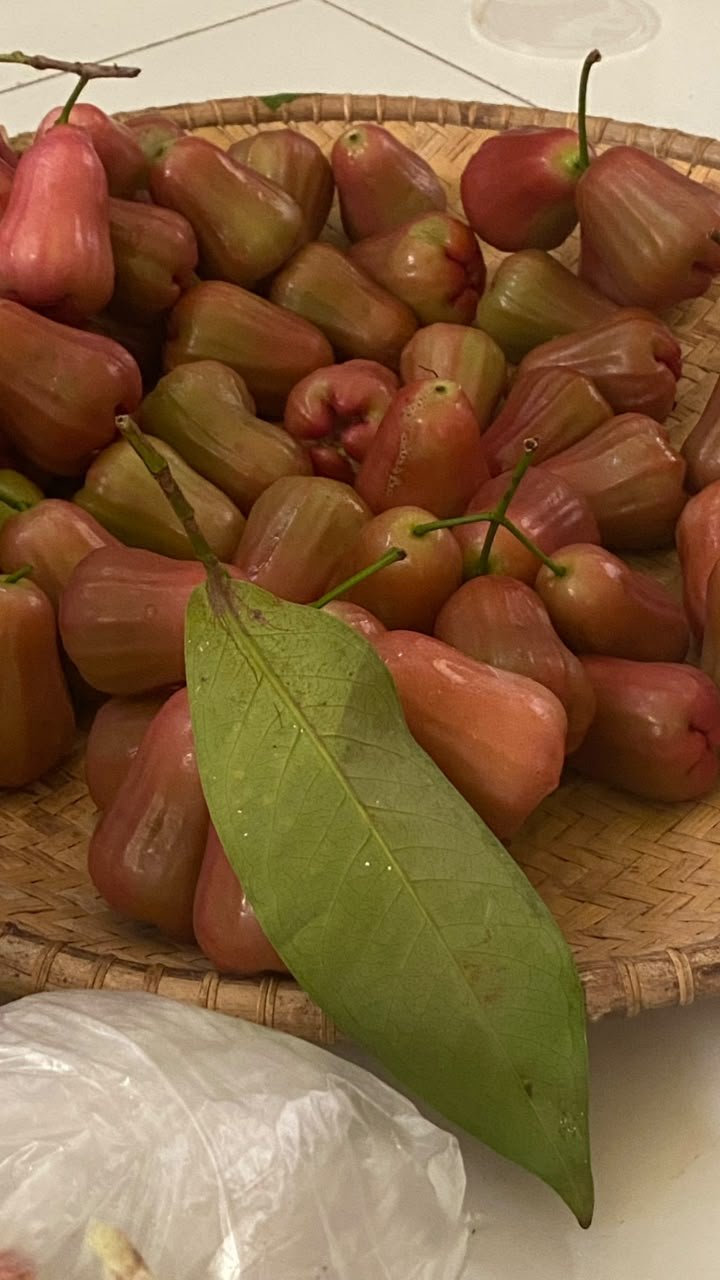
#> input picture deteksi_daun_jambu.jpeg, 720 x 1280 px
$ jupyter execute UAS_PCD_202331224_Rafly_A.ipynb
#> lines starting #> are read from the running program, lines starting #| are printed output that depends on the picture; after the words box and inside, x2 and y2 are one past the last pixel; in counts of white or black regions, pixels touching at a corner belong together
[cell 1]
import cv2
import numpy as np
import matplotlib.pyplot as plt

[cell 2]
# 1. Membaca Citra Asli
image_path = 'deteksi_daun_jambu.jpeg'
img = cv2.imread(image_path)
#> img is the input picture: shape (1280, 720, 3); mean B, G, R 64.8, 99, 132.1

# Konversi warna dari BGR ke RGB (untuk ditampilkan via Matplotlib)
img_rgb = cv2.cvtColor(img, cv2.COLOR_BGR2RGB)

# Konversi citra ke ruang warna HSV untuk proses thresholding/masking
img_hsv = cv2.cvtColor(img, cv2.COLOR_BGR2HSV)
#> img_hsv: shape (1280, 720, 3); mean H, S, V 16, 151.9, 132.2

[cell 3]
# 2. Pembuatan Mask Buah (Jambu Air - Kemerahan)
# Warna merah di HSV berada di dua ujung (0-20 dan 160-180).
# Kita buat dua mask lalu digabung.
lower_red1 = np.array([0, 40, 40])
upper_red1 = np.array([20, 255, 255])
mask_red1 = cv2.inRange(img_hsv, lower_red1, upper_red1)
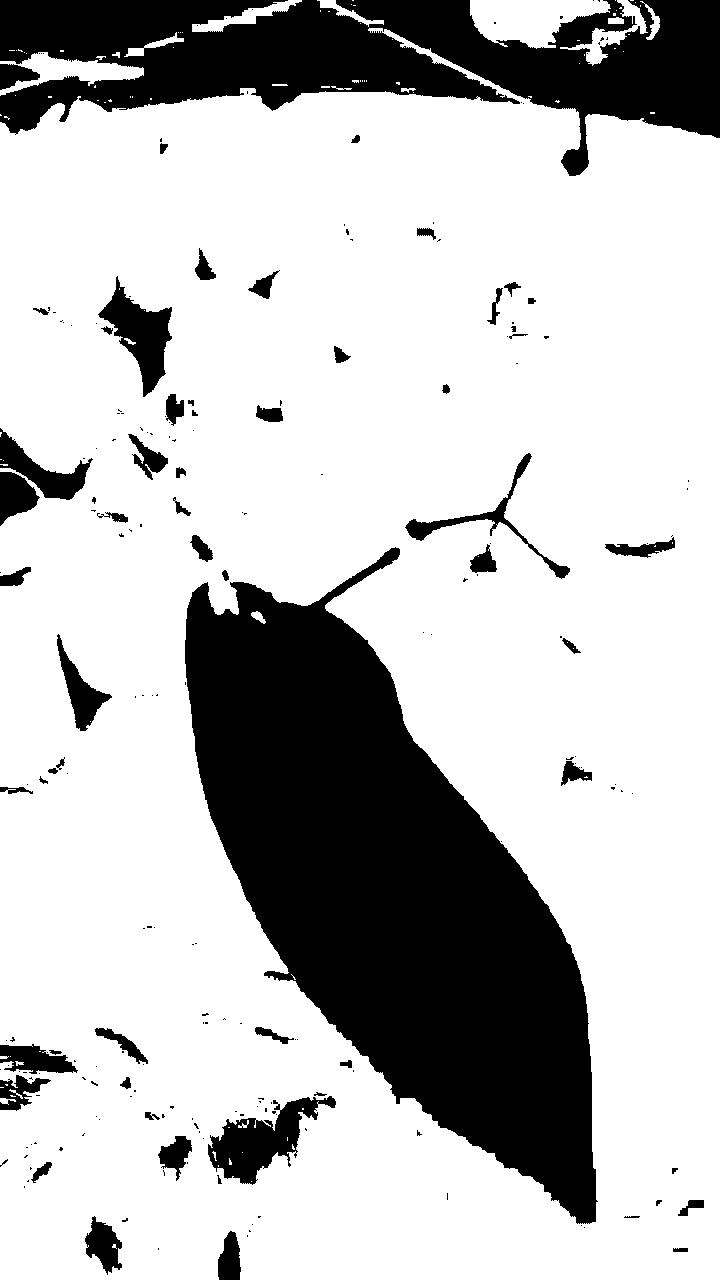
#> mask_red1: shape (1280, 720); 75.2% white; 216 black regions (155 under 20 px), largest, box (x1, y1, x2, y2) and area: (185, 547, 598, 1224) 134504, (0, 0, 720, 176) 65198, (208, 1096, 336, 1185) 4707

lower_red2 = np.array([160, 40, 40])
upper_red2 = np.array([180, 255, 255])
mask_red2 = cv2.inRange(img_hsv, lower_red2, upper_red2)
#> mask_red2: shape (1280, 720); 0% white in thin lines or dots, all inside (x1, y1, x2, y2) = (45, 311, 323, 514)

# Menggabungkan kedua mask merah
mask_jambu = cv2.bitwise_or(mask_red1, mask_red2)

[cell 4]
# 3. Segmentasi Buah
segmentasi_jambu = cv2.bitwise_and(img_rgb, img_rgb, mask=mask_jambu)
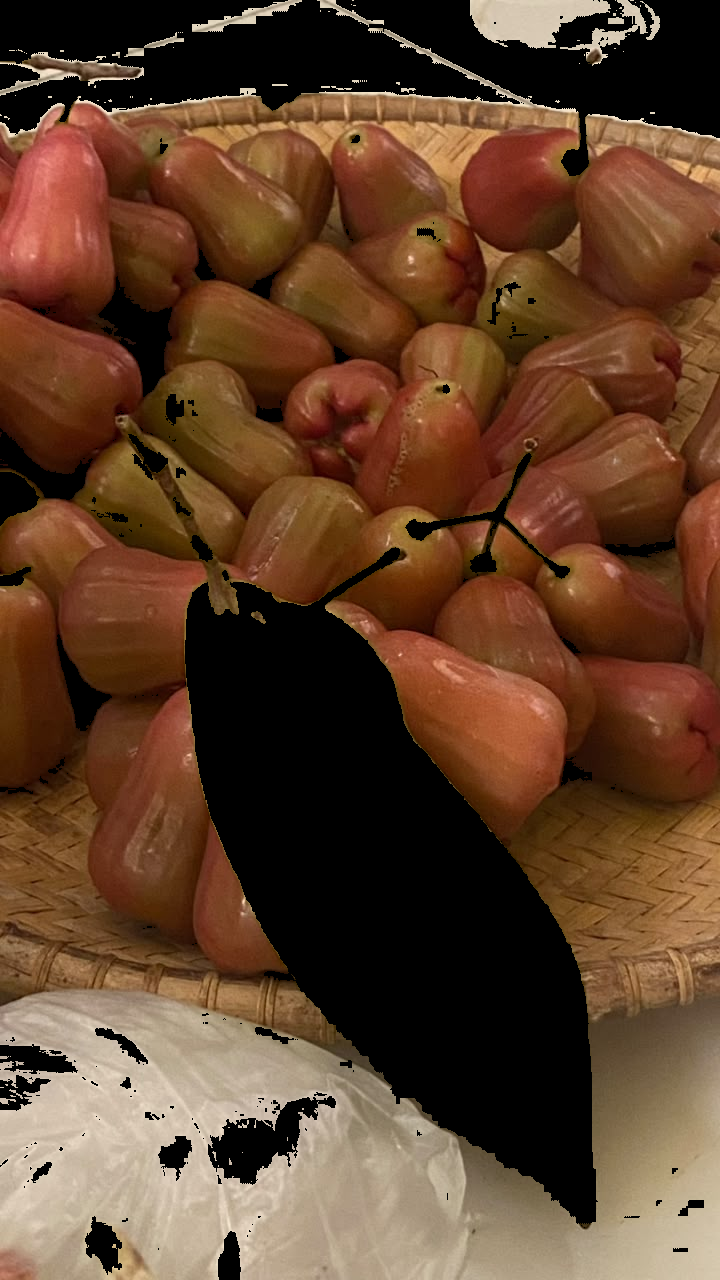
#> segmentasi_jambu: shape (1280, 720, 3); mean R, G, B 97, 65.4, 43.1

[cell 5]
# 4. Pembuatan Mask Daun (Hijau)
# Menyesuaikan threshold hijau agar cocok dengan warna daun jambu
lower_green = np.array([25, 40, 40])
upper_green = np.array([90, 255, 255])
mask_daun = cv2.inRange(img_hsv, lower_green, upper_green)
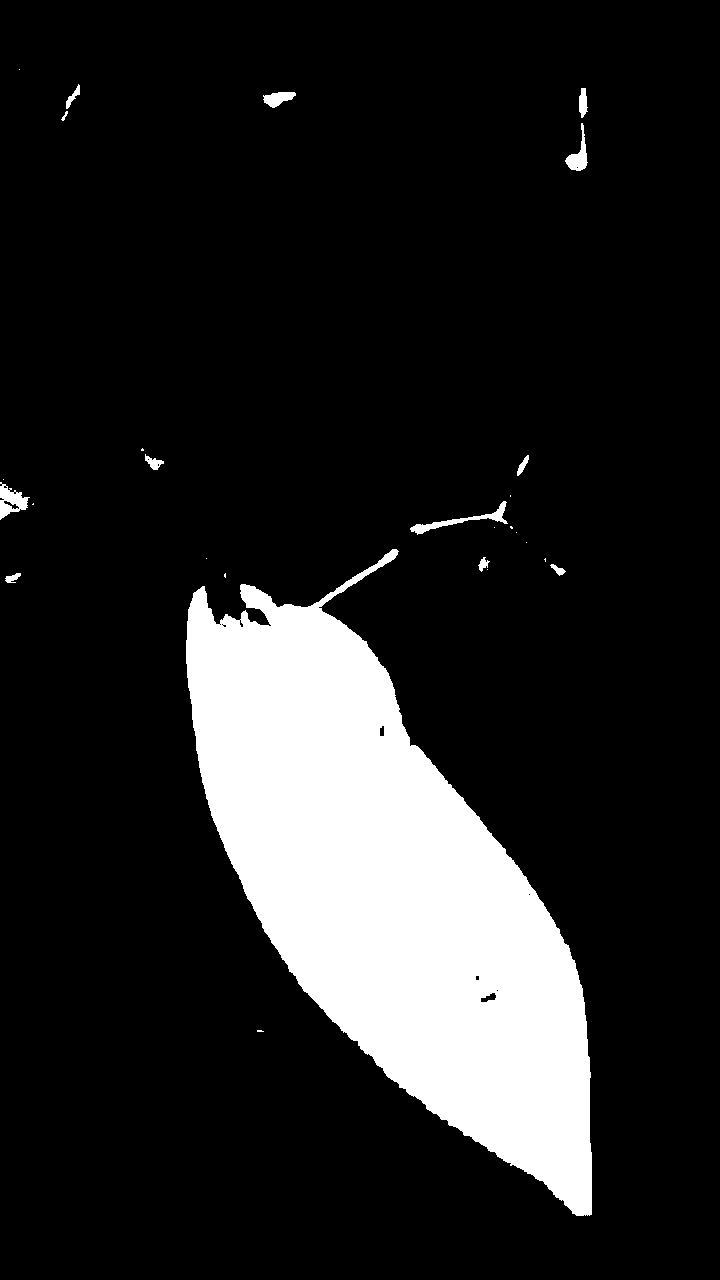
#> mask_daun: shape (1280, 720); 14.4% white; 27 white regions (14 under 20 px), largest, box (x1, y1, x2, y2) and area: (186, 549, 592, 1216) 129887, (410, 501, 508, 535) 616, (0, 482, 30, 520) 563

[cell 6]
# 5. Segmentasi Daun
segmentasi_daun = cv2.bitwise_and(img_rgb, img_rgb, mask=mask_daun)
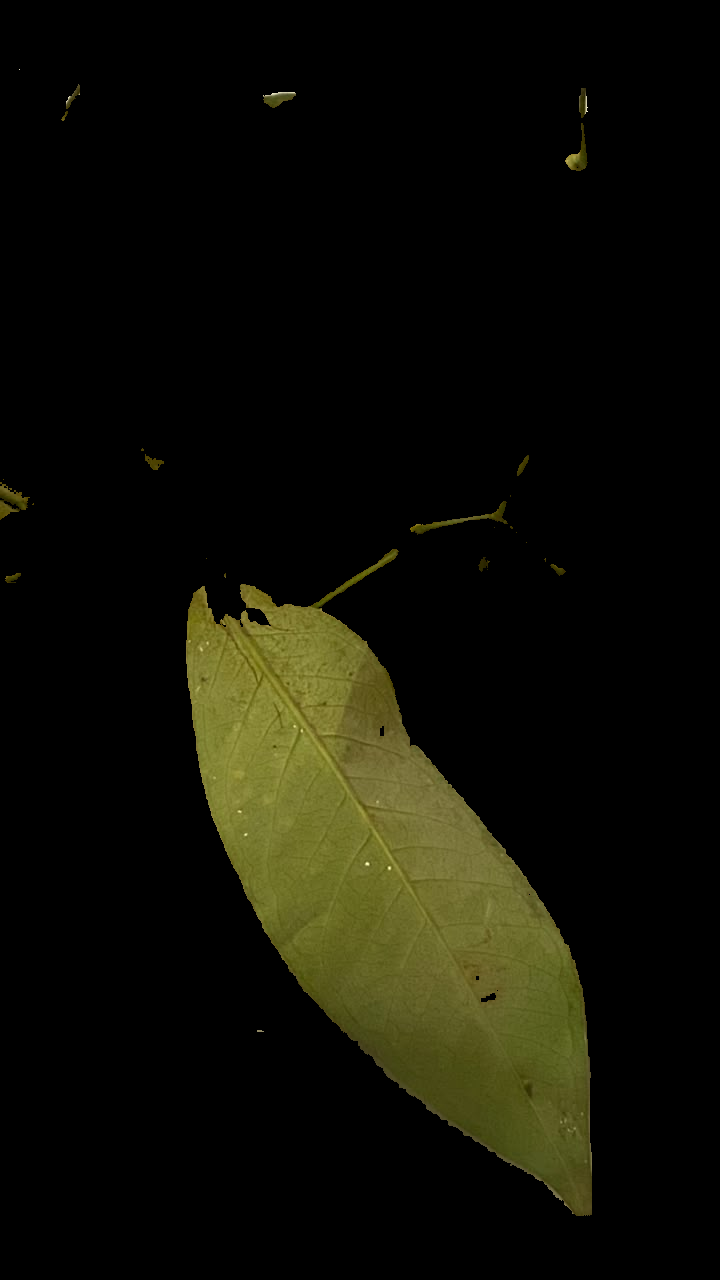
#> segmentasi_daun: shape (1280, 720, 3); mean R, G, B 15.3, 15.1, 5.7

[cell 7]
# 6. Menampilkan Hasil
fig, axs = plt.subplots(2, 2, figsize=(12, 10))

# Output 1: Citra Asli
axs[0, 0].imshow(img_rgb)
axs[0, 0].set_title('Gambar Asli')
axs[0, 0].axis('off')

# Output 2: Mask Buah (Sesuai objek gambar)
axs[0, 1].imshow(mask_jambu, cmap='gray')
axs[0, 1].set_title('Mask Buah (Jambu)')
axs[0, 1].axis('off')

# Output 3: Segmentasi Buah (Sesuai objek gambar)
axs[1, 0].imshow(segmentasi_jambu)
axs[1, 0].set_title('Segmentasi Buah (Jambu)')
axs[1, 0].axis('off')

# Output 4: Segmentasi Daun
axs[1, 1].imshow(segmentasi_daun)
axs[1, 1].set_title('Segmentasi Daun')
axs[1, 1].axis('off')

plt.tight_layout()
plt.show()
